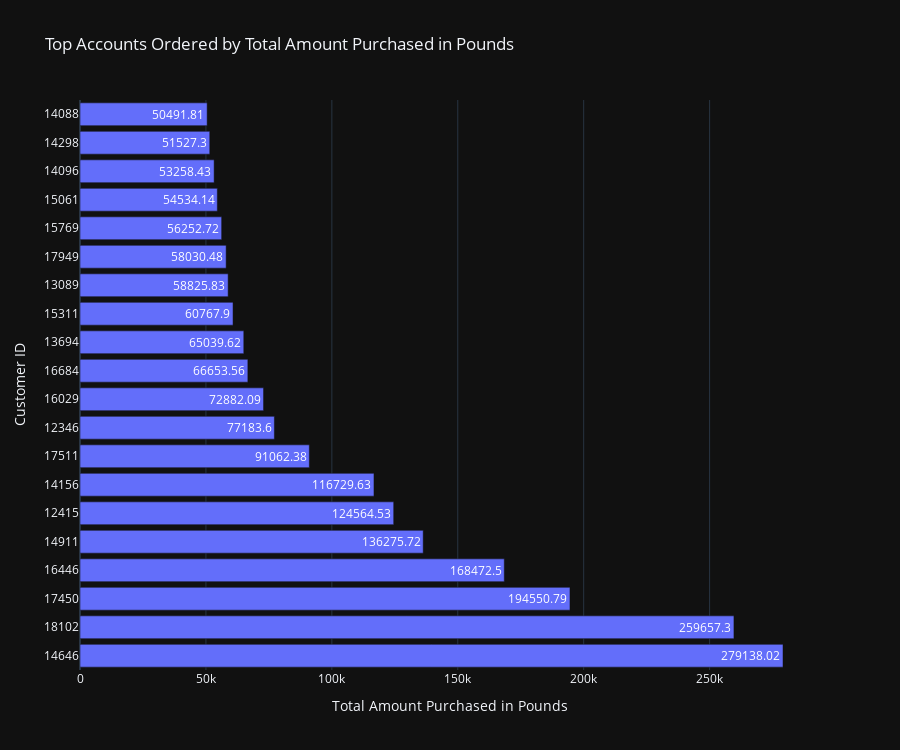

The notebook cell saved with this chart:
### Code cell
#Let's display the total purchased amounts of each of the top 20 accounts
fig = px.bar(orientation='h', x=top_20_accounts['TotalPrice'], y=top_20_accounts['CustomerID_str'].astype(str),  title='Top Accounts Ordered by Total Amount Purchased in Pounds', text = top_20_accounts['TotalPrice'])
fig.update_layout(xaxis_title='Total Amount Purchased in Pounds', yaxis_title='Customer ID', height=750)
fig.show()

### Figure 1 — Plotly figure (JSON) as saved in the notebook; plotly's stock layout.template omitted (floating-point values rounded to 4 significant figures)
{"data": [{"alignmentgroup": "True", "hovertemplate": "x=%{x}<br>y=%{y}<br>text=%{text}<extra></extra>", "legendgroup": "", "marker": {"color": "#636efa", "pattern": {"shape": ""}}, "name": "", "offsetgroup": "", "orientation": "h", "showlegend": false, "text": [279100.0, 259700.0, 194600.0, 168500.0, 136300.0, 124600.0, 116700.0, 91060.0, 77180.0, 72880.0, 66650.0, 65040.0, 60770.0, 58830.0, 58030.0, 56250.0, 54530.0, 53260.0, 51530.0, 50490.0], "textposition": "auto", "type": "bar", "x": [279100.0, 259700.0, 194600.0, 168500.0, 136300.0, 124600.0, 116700.0, 91060.0, 77180.0, 72880.0, 66650.0, 65040.0, 60770.0, 58830.0, 58030.0, 56250.0, 54530.0, 53260.0, 51530.0, 50490.0], "xaxis": "x", "y": ["14646", "18102", "17450", "16446", "14911", "12415", "14156", "17511", "12346", "16029", "16684", "13694", "15311", "13089", "17949", "15769", "15061", "14096", "14298", "14088"], "yaxis": "y"}], "layout": {"barmode": "relative", "height": 750, "legend": {"tracegroupgap": 0}, "title": {"text": "Top Accounts Ordered by Total Amount Purchased in Pounds"}, "xaxis": {"anchor": "y", "domain": [0, 1], "title": {"text": "Total Amount Purchased in Pounds"}}, "yaxis": {"anchor": "x", "domain": [0, 1], "title": {"text": "Customer ID"}}}}
